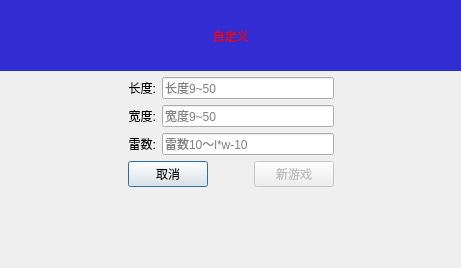
<?xml version="1.0" encoding="UTF-8"?>
<ui version="4.0">
 <class>MySelfDefineGame</class>
 <widget class="QDialog" name="MySelfDefineGame">
  <property name="geometry">
   <rect>
    <x>0</x>
    <y>0</y>
    <width>461</width>
    <height>268</height>
   </rect>
  </property>
  <property name="windowTitle">
   <string>Dialog</string>
  </property>
  <widget class="QWidget" name="layoutWidget">
   <property name="geometry">
    <rect>
     <x>0</x>
     <y>0</y>
     <width>461</width>
     <height>249</height>
    </rect>
   </property>
   <layout class="QVBoxLayout" name="verticalLayout_2">
    <item>
     <widget class="QLabel" name="label_4">
      <property name="minimumSize">
       <size>
        <width>431</width>
        <height>71</height>
       </size>
      </property>
      <property name="styleSheet">
       <string notr="true">background-color: rgb(50, 45, 210);
color: rgb(95, 28, 28);
font: 14pt &quot;Ubuntu&quot;;
color: qconicalgradient(cx:0.5, cy:0.5, angle:0, stop:0 rgba(255, 255, 255, 255), stop:0.373979 rgba(255, 255, 255, 255), stop:0.373991 rgba(33, 30, 255, 255), stop:0.624018 rgba(33, 30, 255, 255), stop:0.624043 rgba(255, 0, 0, 255), stop:1 rgba(255, 0, 0, 255));</string>
      </property>
      <property name="text">
       <string>自定义</string>
      </property>
      <property name="alignment">
       <set>Qt::AlignCenter</set>
      </property>
     </widget>
    </item>
    <item>
     <layout class="QHBoxLayout" name="horizontalLayout_5">
      <item>
       <spacer name="horizontalSpacer_3">
        <property name="orientation">
         <enum>Qt::Horizontal</enum>
        </property>
        <property name="sizeHint" stdset="0">
         <size>
          <width>40</width>
          <height>20</height>
         </size>
        </property>
       </spacer>
      </item>
      <item>
       <layout class="QVBoxLayout" name="verticalLayout">
        <item>
         <layout class="QHBoxLayout" name="horizontalLayout">
          <item>
           <widget class="QLabel" name="label">
            <property name="text">
             <string>长度:</string>
            </property>
            <property name="alignment">
             <set>Qt::AlignRight|Qt::AlignTrailing|Qt::AlignVCenter</set>
            </property>
           </widget>
          </item>
          <item>
           <widget class="QLineEdit" name="mineRow">
            <property name="enabled">
             <bool>true</bool>
            </property>
            <property name="placeholderText">
             <string>长度9~50</string>
            </property>
           </widget>
          </item>
         </layout>
        </item>
        <item>
         <layout class="QHBoxLayout" name="horizontalLayout_2">
          <item>
           <widget class="QLabel" name="label_2">
            <property name="text">
             <string>宽度:</string>
            </property>
            <property name="alignment">
             <set>Qt::AlignRight|Qt::AlignTrailing|Qt::AlignVCenter</set>
            </property>
           </widget>
          </item>
          <item>
           <widget class="QLineEdit" name="MineColumn">
            <property name="placeholderText">
             <string>宽度9~50</string>
            </property>
           </widget>
          </item>
         </layout>
        </item>
        <item>
         <layout class="QHBoxLayout" name="horizontalLayout_3">
          <item>
           <widget class="QLabel" name="label_3">
            <property name="text">
             <string>雷数:</string>
            </property>
            <property name="alignment">
             <set>Qt::AlignRight|Qt::AlignTrailing|Qt::AlignVCenter</set>
            </property>
           </widget>
          </item>
          <item>
           <widget class="QLineEdit" name="mineCounts">
            <property name="placeholderText">
             <string>雷数10～l*w-10</string>
            </property>
           </widget>
          </item>
         </layout>
        </item>
        <item>
         <layout class="QHBoxLayout" name="horizontalLayout_4">
          <item>
           <widget class="QPushButton" name="btnCancle">
            <property name="text">
             <string>取消</string>
            </property>
           </widget>
          </item>
          <item>
           <spacer name="horizontalSpacer">
            <property name="orientation">
             <enum>Qt::Horizontal</enum>
            </property>
            <property name="sizeHint" stdset="0">
             <size>
              <width>40</width>
              <height>20</height>
             </size>
            </property>
           </spacer>
          </item>
          <item>
           <widget class="QPushButton" name="btnNewGame">
            <property name="enabled">
             <bool>false</bool>
            </property>
            <property name="text">
             <string>新游戏</string>
            </property>
           </widget>
          </item>
         </layout>
        </item>
       </layout>
      </item>
      <item>
       <spacer name="horizontalSpacer_2">
        <property name="orientation">
         <enum>Qt::Horizontal</enum>
        </property>
        <property name="sizeHint" stdset="0">
         <size>
          <width>40</width>
          <height>20</height>
         </size>
        </property>
       </spacer>
      </item>
     </layout>
    </item>
    <item>
     <spacer name="verticalSpacer">
      <property name="orientation">
       <enum>Qt::Vertical</enum>
      </property>
      <property name="sizeHint" stdset="0">
       <size>
        <width>20</width>
        <height>40</height>
       </size>
      </property>
     </spacer>
    </item>
   </layout>
  </widget>
 </widget>
 <resources/>
 <connections/>
</ui>
